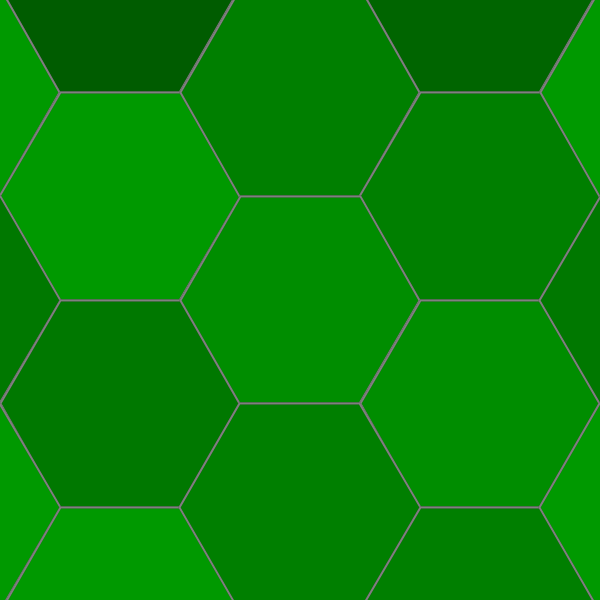
Frame 1 (no input)
Frame 60 (the mouse pressed at the canvas centre just before this capture): identical to frame 1, image omitted
Frame 120 (the mouse held since frame 60 and released just before this capture): identical to frame 1, image omitted

The Processing sketch that drew this single still picture (run headless with seeded random() and noise(); from frame 60 on, the mouse is pressed at the canvas centre):

// Processing sketch: lizardsEscher2
// ── lizardsEscher2.pde
float hexagonSize;
float distY;
float distX;

public static final int tNONE = 0;
public static final int tPOINT = 1;
public static final int tLINE  = 2;

int direction = 1;

boolean change;
boolean dragging;
boolean referenceFrame;
int xOffset;
int yOffset;
int dx, dy;

// implements a hexagonal based tile for
// the tesselation
class HexagonTile {
  ArrayList<PVector>[] line; // Array of lists of points, each list is one side of the hexagon
  PVector reference[];       // Vertices of the Hexagon, these are used to maintain symetry
  float radius;              // distance from center to each vertex
  float rotation;            // Rotation necessary to create symetries between sides
  PShape s;                  // precalculated shape of tile
  int selectionSegment;      // index of side of hexagon where candidate for selection (movement) is
  int selectionPoint;        // index of point where cadidate line/point is within side
  int selectionType;         // type of selection, could be tNONE, tPOINT or tLINE
  PVector candidatePoint;    // new point position, if we decide to create one
  PVector mirrorPoint;

  boolean pointSelected() { return selectionType == tPOINT; }

  void deleteSelection() {
    if (selectionType == tNONE) return; // nothing to do here
    if ((selectionType == tPOINT) && (selectionPoint == 0)) return; // ditto
    
    if (selectionType == tPOINT) {
      line[selectionSegment].remove(selectionPoint);
      if (selectionSegment % 2 == 0) 
        line[selectionSegment+1].remove(line[selectionSegment+1].size()-1-selectionPoint);
      else
        line[selectionSegment-1].remove(line[selectionSegment-1].size()-1-selectionPoint);
    }
  }

  // used when mouse button is pressed
  // current selected point moved until mouse button is released
  // if a line has been selected, we split it and add a point in in between
  // that corresponds to candidatePoint above
  
  void getOrCreatePoint() {
    if (selectionType == tNONE) return; // nothing to do here
    if ((selectionType == tPOINT) && (selectionPoint == 0)) return; // ditto
    if (selectionType == tLINE) {
      line[selectionSegment].add(selectionPoint+1, candidatePoint);

      mirrorPoint = new PVector(candidatePoint.x,candidatePoint.y);
      if (selectionSegment % 2 == 0) {
        rotatePoint(mirrorPoint,reference[selectionSegment/2],rotation);
        line[selectionSegment+1].add(line[selectionSegment+1].size()-1-selectionPoint,mirrorPoint);
      } else {
        rotatePoint(mirrorPoint,reference[selectionSegment/2],-rotation);
        line[selectionSegment-1].add(line[selectionSegment-1].size()-1-selectionPoint,mirrorPoint);
      }

      selectionType = tPOINT;
      selectionPoint++;
    }
    if (selectionType == tPOINT) {
      if (selectionSegment % 2 == 0) {
        mirrorPoint = line[selectionSegment+1].get(line[selectionSegment+1].size()-1-selectionPoint);
      } else {
        mirrorPoint = line[selectionSegment-1].get(line[selectionSegment-1].size()-1-selectionPoint);
      }
    }
  }

  // called when mouse is moved
  // the point is shifted
  void shiftPoint(float dx, float dy) {
    line[selectionSegment].get(selectionPoint).add(dx, dy);
    if (selectionPoint > 0) {
      PVector rotationDx = new PVector(dx,dy);
      if (selectionSegment % 2 == 0) 
        rotationDx.rotate(rotation);
      else
        rotationDx.rotate(-rotation);
      mirrorPoint.add(rotationDx.x, rotationDx.y);
    }
      
  }

  // Highlights currently selected item
  // be it a line or a point
  void drawSelection() {
    PVector p1;
    PVector p2;

    switch (selectionType) {
    case tPOINT :
      p1 = line[selectionSegment].get(selectionPoint);
      ellipse(p1.x, p1.y, 3.0, 3.0);
      break;
    case tLINE:
      p1 = line[selectionSegment].get(selectionPoint);
      p2 = line[selectionSegment].get(selectionPoint+1);
      if (p1 != null)
        line(p1.x, p1.y, p2.x, p2.y);
      break;
    }
  }

  // just checks if mouse is over something movable
  boolean selected() { 
    return selectionType != tNONE;
  }

  // I think PVector implements this, have to check
  float distanceToPoint(PVector p1, PVector p2) {
    return PVector.sub(p1, p2).mag();
  }

  // sets the candidatePoint variable with the point 
  // that lies in the intersection of the line that
  // passes through point p and is perpedicularly with the
  // segment (p1,p2)
  PVector setCandidatePoint(PVector p, PVector p1, PVector p2) {
    PVector v1 = PVector.sub(p, p1);
    PVector v2 = PVector.sub(p2, p1);
    float c = PVector.dot(v1, v2)/PVector.dot(v2, v2);

    candidatePoint = PVector.mult(v2, c).add(p1);
    return candidatePoint;
  }

  float distanceToSegment(PVector p, PVector p1, PVector p2) {
    PVector v1 = PVector.sub(p, p1);
    PVector v2 = PVector.sub(p2, p1);
    float c = PVector.dot(v1, v2)/PVector.dot(v2, v2);

    if (c < 0 || c > 1.0) return 1000.0;
    return PVector.sub(v1, v2.mult(c)).mag();
  }

  // calculates the min distance to a point or line
  // in the figure, as a side effects it sets the
  // candidatePoint variable when the selected object is
  // a segment
  float minDistance(float x, float y) {
    PVector p = new PVector(x, y);
    float dist = 5.0;
    selectionType = tNONE;
    for (int i = 0; (i < 6) && (selectionType == tNONE); i++)
      for (int j = 0; (j < line[i].size()-1) && (selectionType == tNONE); j++) {
        float d;
        if (selectionType == tNONE) { 
          d = distanceToPoint(p, line[i].get(j));
          if (d < dist+2) {
            selectionSegment = i;
            selectionPoint   = j;
            selectionType    = tPOINT;
            dist = d;
            break;
          }

          d = distanceToSegment(p, line[i].get(j), line[i].get(j+1));
          if (d < dist) {
            selectionSegment = i;
            selectionPoint   = j;
            selectionType    = tLINE;
            dist = d;
            setCandidatePoint(p, line[i].get(j), line[i].get(j+1));
          }
        }
      }
    return (selectionType != tNONE ? dist : 100000.0);
  }  

  PVector rotatePoint(PVector p, PVector center, float angle) {
    p.sub(center);
    p.rotate(angle);
    p.add(center);
    return p;
  }
  
  // Creates the tile shape based on the points in the figure
  // saves the shape for latter rendering
  PShape createPolygon() {
    PShape prev = s;
    s = createShape();
    s.beginShape();
    for (int i = 0; i < 6; i++)
      for (int j = 0; j < line[i].size()-1; j++) {
        PVector p = line[i].get(j);
        s.vertex(p.x, p.y);
      }

    s.endShape(CLOSE);
    return prev;
  }

  // Tile constructor
  // starts off as a simple hexagon
  HexagonTile(float sz) {
    line = new ArrayList[6];
    reference = new PVector[3];
    radius = sz;

    for (int i = 0; i < 6; i++) {
      float x = cos(direction*i*2*PI/6.0)*sz;
      float y = sin(direction*i*2*PI/6.0)*sz;
      line[i] = new ArrayList<PVector>(); // initialize array
      line[i].add(new PVector(x, y)); // add first point

      x = cos(direction*i*2*PI/3.0+direction*PI/3.0)*sz;
      y = sin(direction*i*2*PI/3.0+direction*PI/3.0)*sz;      
    }
    
    for (int i = 0; i < 6; i++)
      line[i].add(line[(i+1)%6].get(0));

    for (int i = 0; i < 3; i++) {
      PVector p = line[2*i+1].get(0);
      reference[i] = new PVector(p.x,p.y);
    }
    
    rotation = direction*(PI+PI/3.0);
    createPolygon();
    
    // initiaize to nothing
    selectionSegment = -1;
    selectionPoint   = -1;
    selectionType    = tNONE;
  }

  void draw() { shape(s); }
}

float drawScale;
HexagonTile lizard;
HexagonTile hexagon;

void setup() {
  float angle = direction*PI/6.0; // hexagon angle for points
  size(600, 600);
  background(255, 255, 255);
  // reasonable hexagon size
  hexagonSize = min(width, height)/10;
  
  // Y offset of second hexagon
  distY = cos(angle)*hexagonSize;
  distX = 3.0*hexagonSize/2.0;
  drawScale = 2.0;
  change = true;
  dragging = false;
  
  // create displayable tile
  lizard  = new HexagonTile(hexagonSize);
  
  // set transparent reference frame with hexagon variable
  stroke(255,128);
  fill(255,0);
  hexagon = new HexagonTile(hexagonSize);
  
  referenceFrame = true;
}

void draw() {  
  float mx = (mouseX-width/2.0)/drawScale;
  float my = (mouseY-height/2.0)/drawScale;

  translate(width/2, height/2);
  scale(drawScale);

  if (dragging) {
    lizard.shiftPoint(dx, dy);
    lizard.createPolygon();
  }

  if (change || dragging) {
    float angle1 = 0; ;
    float angle2 = direction*2.0*PI/3.0;

    background(255, 255, 255);
    stroke(0, 0, 0);

    int nWidth  = ceil(width/(3.0*hexagonSize*drawScale))+1;
    int nHeight = ceil(height/(2.0*distY*drawScale))+1;

    if (nWidth % 2 != 0) nWidth++;
    if (nHeight % 2 != 0) nHeight++;

    angle1 += direction*(2.0*PI/3.0*nHeight/2);
    angle2 += direction*(2.0*PI/3.0*nHeight/2);

    for (float y = -distY*nHeight; y < distY*nHeight; y+= distY+distY) {
      for (float x = -3.0*hexagonSize*nWidth/2; x < 3.0*hexagonSize*(nWidth/2); x+= 3.0*hexagonSize) {
        lizard.s.setFill(color(0, 128+128*noise(x, y)-64, 0));
        translate(x,y);
        rotate(direction*angle1);
        lizard.draw();
        if (referenceFrame) hexagon.draw();
        rotate(-direction*angle1);
        translate(direction*3.0*hexagonSize/2.0, distY);
        rotate(direction*angle2);
        lizard.draw();
        if (referenceFrame) hexagon.draw();
        rotate(-direction*angle2);
        translate((-x-direction*3.0*hexagonSize/2.0), -y-distY);
      }
      angle1 -= direction*(2.0*PI/3.0);
      angle2 -= direction*(2.0*PI/3.0);
    }
    change = false;
  }

  lizard.drawSelection();
  if (dragging) {
    lizard.shiftPoint(-dx, -dy);
    lizard.createPolygon();
  } else {
    float distance = lizard.minDistance(mx,my);
    if (distance < 5) {
      stroke(255, 255, 255);
      lizard.drawSelection();
      stroke(0, 0, 0);
    }
  }
}

void mouseWheel(MouseEvent event) {
  float e = event.getCount();
  drawScale += 0.01*e;
  change = true;
}

void mousePressed() {
  if (lizard.selected()) {
    change = true;
    lizard.getOrCreatePoint();
    dragging = true;
    dx = 0;
    dy = 0;
    xOffset = mouseX;
    yOffset = mouseY;
  }
}

void mouseDragged() {
  change = true;
  if (dragging) {
    dx = mouseX - xOffset;
    dy = mouseY - yOffset;
  } 
}

void mouseReleased() {
  change = true;
  if (dragging) {
    dragging = false;
    lizard.shiftPoint(dx/drawScale, dy/drawScale);
    lizard.createPolygon();
  }
  else 
    referenceFrame = !referenceFrame;  
}

void keyPressed() {
  if ((key == 'd' || key == 'D') && lizard.pointSelected()) {
    lizard.deleteSelection();
    lizard.createPolygon();
    change = true;
  }
  if ((key == 'r' || key == 'R') && lizard.pointSelected()) {
    lizard = new HexagonTile(lizard.radius);
    change = true;
  }
}
